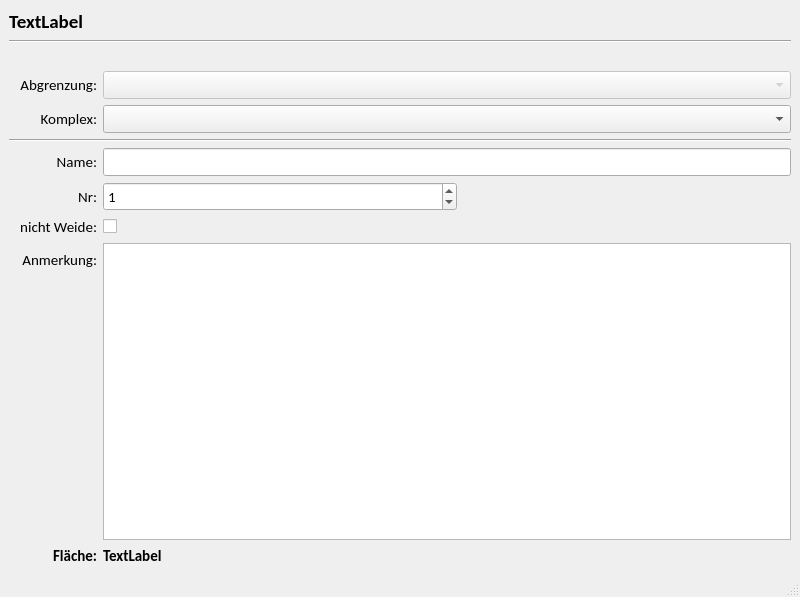
<?xml version="1.0" encoding="UTF-8"?>
<ui version="4.0">
 <class>Koppel</class>
 <widget class="QMainWindow" name="Koppel">
  <property name="geometry">
   <rect>
    <x>0</x>
    <y>0</y>
    <width>800</width>
    <height>597</height>
   </rect>
  </property>
  <property name="windowTitle">
   <string>MainWindow</string>
  </property>
  <widget class="QWidget" name="centralwidget">
   <layout class="QVBoxLayout" name="verticalLayout">
    <item>
     <layout class="QGridLayout" name="gridLayout">
      <item row="1" column="0" colspan="4">
       <widget class="Line" name="line">
        <property name="sizePolicy">
         <sizepolicy hsizetype="Minimum" vsizetype="Fixed">
          <horstretch>0</horstretch>
          <verstretch>0</verstretch>
         </sizepolicy>
        </property>
        <property name="orientation">
         <enum>Qt::Horizontal</enum>
        </property>
       </widget>
      </item>
      <item row="4" column="0">
       <widget class="QLabel" name="label_8">
        <property name="font">
         <font>
          <family>Calibri</family>
          <pointsize>11</pointsize>
         </font>
        </property>
        <property name="text">
         <string>Komplex:</string>
        </property>
        <property name="alignment">
         <set>Qt::AlignRight|Qt::AlignTrailing|Qt::AlignVCenter</set>
        </property>
       </widget>
      </item>
      <item row="4" column="1" colspan="3">
       <widget class="QComboBox" name="uiKomplexCombo">
        <property name="font">
         <font>
          <family>Calibri</family>
          <pointsize>11</pointsize>
         </font>
        </property>
       </widget>
      </item>
      <item row="8" column="2">
       <widget class="InfoButton" name="uiInfoBtnNichtWeide" native="true"/>
      </item>
      <item row="10" column="0">
       <layout class="QVBoxLayout" name="verticalLayout_2">
        <property name="topMargin">
         <number>7</number>
        </property>
        <item>
         <widget class="QLabel" name="label_7">
          <property name="sizePolicy">
           <sizepolicy hsizetype="Preferred" vsizetype="Preferred">
            <horstretch>0</horstretch>
            <verstretch>0</verstretch>
           </sizepolicy>
          </property>
          <property name="maximumSize">
           <size>
            <width>88</width>
            <height>16777215</height>
           </size>
          </property>
          <property name="font">
           <font>
            <family>Calibri</family>
            <pointsize>11</pointsize>
           </font>
          </property>
          <property name="text">
           <string>Anmerkung:</string>
          </property>
          <property name="alignment">
           <set>Qt::AlignRight|Qt::AlignTrailing|Qt::AlignVCenter</set>
          </property>
         </widget>
        </item>
        <item>
         <spacer name="verticalSpacer">
          <property name="orientation">
           <enum>Qt::Vertical</enum>
          </property>
          <property name="sizeHint" stdset="0">
           <size>
            <width>20</width>
            <height>40</height>
           </size>
          </property>
         </spacer>
        </item>
       </layout>
      </item>
      <item row="7" column="1" colspan="2">
       <widget class="QSpinBox" name="uiNrSbox">
        <property name="sizePolicy">
         <sizepolicy hsizetype="Preferred" vsizetype="Fixed">
          <horstretch>0</horstretch>
          <verstretch>0</verstretch>
         </sizepolicy>
        </property>
        <property name="maximumSize">
         <size>
          <width>16777215</width>
          <height>16777215</height>
         </size>
        </property>
        <property name="font">
         <font>
          <family>Calibri</family>
          <pointsize>11</pointsize>
         </font>
        </property>
        <property name="minimum">
         <number>0</number>
        </property>
        <property name="maximum">
         <number>999</number>
        </property>
        <property name="value">
         <number>1</number>
        </property>
       </widget>
      </item>
      <item row="5" column="0" colspan="4">
       <widget class="Line" name="line_2">
        <property name="orientation">
         <enum>Qt::Horizontal</enum>
        </property>
       </widget>
      </item>
      <item row="8" column="0">
       <widget class="QLabel" name="label_6">
        <property name="sizePolicy">
         <sizepolicy hsizetype="Preferred" vsizetype="Preferred">
          <horstretch>0</horstretch>
          <verstretch>0</verstretch>
         </sizepolicy>
        </property>
        <property name="maximumSize">
         <size>
          <width>88</width>
          <height>16777215</height>
         </size>
        </property>
        <property name="font">
         <font>
          <family>Calibri</family>
          <pointsize>11</pointsize>
         </font>
        </property>
        <property name="text">
         <string>nicht Weide:</string>
        </property>
        <property name="alignment">
         <set>Qt::AlignRight|Qt::AlignTrailing|Qt::AlignVCenter</set>
        </property>
       </widget>
      </item>
      <item row="6" column="0">
       <widget class="QLabel" name="label_4">
        <property name="sizePolicy">
         <sizepolicy hsizetype="Preferred" vsizetype="Preferred">
          <horstretch>0</horstretch>
          <verstretch>0</verstretch>
         </sizepolicy>
        </property>
        <property name="maximumSize">
         <size>
          <width>88</width>
          <height>16777215</height>
         </size>
        </property>
        <property name="font">
         <font>
          <family>Calibri</family>
          <pointsize>11</pointsize>
         </font>
        </property>
        <property name="text">
         <string>Name:</string>
        </property>
        <property name="alignment">
         <set>Qt::AlignRight|Qt::AlignTrailing|Qt::AlignVCenter</set>
        </property>
       </widget>
      </item>
      <item row="0" column="0" colspan="4">
       <widget class="QLabel" name="uiAktNameLbl">
        <property name="font">
         <font>
          <family>Calibri</family>
          <pointsize>14</pointsize>
          <weight>75</weight>
          <bold>true</bold>
         </font>
        </property>
        <property name="text">
         <string>TextLabel</string>
        </property>
       </widget>
      </item>
      <item row="7" column="0">
       <widget class="QLabel" name="label_3">
        <property name="sizePolicy">
         <sizepolicy hsizetype="Preferred" vsizetype="Preferred">
          <horstretch>0</horstretch>
          <verstretch>0</verstretch>
         </sizepolicy>
        </property>
        <property name="maximumSize">
         <size>
          <width>88</width>
          <height>16777215</height>
         </size>
        </property>
        <property name="font">
         <font>
          <family>Calibri</family>
          <pointsize>11</pointsize>
         </font>
        </property>
        <property name="text">
         <string>Nr:</string>
        </property>
        <property name="alignment">
         <set>Qt::AlignRight|Qt::AlignTrailing|Qt::AlignVCenter</set>
        </property>
       </widget>
      </item>
      <item row="10" column="1" colspan="3">
       <widget class="QPlainTextEdit" name="uiAnmerkungPtext">
        <property name="font">
         <font>
          <family>Calibri</family>
          <pointsize>11</pointsize>
         </font>
        </property>
        <property name="tabChangesFocus">
         <bool>true</bool>
        </property>
        <property name="documentTitle">
         <string>kkkkk</string>
        </property>
       </widget>
      </item>
      <item row="2" column="0">
       <spacer name="verticalSpacer_2">
        <property name="orientation">
         <enum>Qt::Vertical</enum>
        </property>
        <property name="sizeType">
         <enum>QSizePolicy::Fixed</enum>
        </property>
        <property name="sizeHint" stdset="0">
         <size>
          <width>20</width>
          <height>22</height>
         </size>
        </property>
       </spacer>
      </item>
      <item row="3" column="1" colspan="3">
       <widget class="QComboBox" name="uiAbgrenzungCombo">
        <property name="enabled">
         <bool>false</bool>
        </property>
        <property name="font">
         <font>
          <family>Calibri</family>
          <pointsize>11</pointsize>
         </font>
        </property>
       </widget>
      </item>
      <item row="8" column="1">
       <widget class="QCheckBox" name="uiNichtWeideCbox">
        <property name="maximumSize">
         <size>
          <width>20</width>
          <height>16777215</height>
         </size>
        </property>
        <property name="text">
         <string/>
        </property>
       </widget>
      </item>
      <item row="11" column="0">
       <widget class="QLabel" name="label_5">
        <property name="sizePolicy">
         <sizepolicy hsizetype="Preferred" vsizetype="Preferred">
          <horstretch>0</horstretch>
          <verstretch>0</verstretch>
         </sizepolicy>
        </property>
        <property name="maximumSize">
         <size>
          <width>88</width>
          <height>16777215</height>
         </size>
        </property>
        <property name="font">
         <font>
          <family>Calibri</family>
          <pointsize>11</pointsize>
          <weight>75</weight>
          <bold>true</bold>
         </font>
        </property>
        <property name="text">
         <string>Fläche:</string>
        </property>
        <property name="alignment">
         <set>Qt::AlignRight|Qt::AlignTrailing|Qt::AlignVCenter</set>
        </property>
       </widget>
      </item>
      <item row="3" column="0">
       <widget class="QLabel" name="label_2">
        <property name="font">
         <font>
          <family>Calibri</family>
          <pointsize>11</pointsize>
          <weight>50</weight>
          <bold>false</bold>
         </font>
        </property>
        <property name="text">
         <string>Abgrenzung:</string>
        </property>
        <property name="alignment">
         <set>Qt::AlignRight|Qt::AlignTrailing|Qt::AlignVCenter</set>
        </property>
       </widget>
      </item>
      <item row="11" column="1" colspan="3">
       <widget class="QLabel" name="uiAreaLbl">
        <property name="font">
         <font>
          <family>Calibri</family>
          <pointsize>11</pointsize>
          <weight>75</weight>
          <bold>true</bold>
         </font>
        </property>
        <property name="text">
         <string>TextLabel</string>
        </property>
       </widget>
      </item>
      <item row="6" column="1" colspan="3">
       <widget class="QLineEdit" name="uiNameLedit">
        <property name="sizePolicy">
         <sizepolicy hsizetype="Preferred" vsizetype="Fixed">
          <horstretch>0</horstretch>
          <verstretch>0</verstretch>
         </sizepolicy>
        </property>
        <property name="minimumSize">
         <size>
          <width>0</width>
          <height>0</height>
         </size>
        </property>
        <property name="maximumSize">
         <size>
          <width>16777215</width>
          <height>16777215</height>
         </size>
        </property>
        <property name="font">
         <font>
          <family>Calibri</family>
          <pointsize>11</pointsize>
         </font>
        </property>
        <property name="clearButtonEnabled">
         <bool>true</bool>
        </property>
       </widget>
      </item>
     </layout>
    </item>
   </layout>
  </widget>
  <widget class="QMenuBar" name="menubar">
   <property name="geometry">
    <rect>
     <x>0</x>
     <y>0</y>
     <width>800</width>
     <height>21</height>
    </rect>
   </property>
  </widget>
  <widget class="QStatusBar" name="statusbar"/>
 </widget>
 <customwidgets>
  <customwidget>
   <class>InfoButton</class>
   <extends>QWidget</extends>
   <header>app_core/info_button</header>
   <container>1</container>
  </customwidget>
 </customwidgets>
 <tabstops>
  <tabstop>uiAbgrenzungCombo</tabstop>
  <tabstop>uiNameLedit</tabstop>
  <tabstop>uiNrSbox</tabstop>
  <tabstop>uiNichtWeideCbox</tabstop>
  <tabstop>uiAnmerkungPtext</tabstop>
 </tabstops>
 <resources/>
 <connections/>
</ui>
